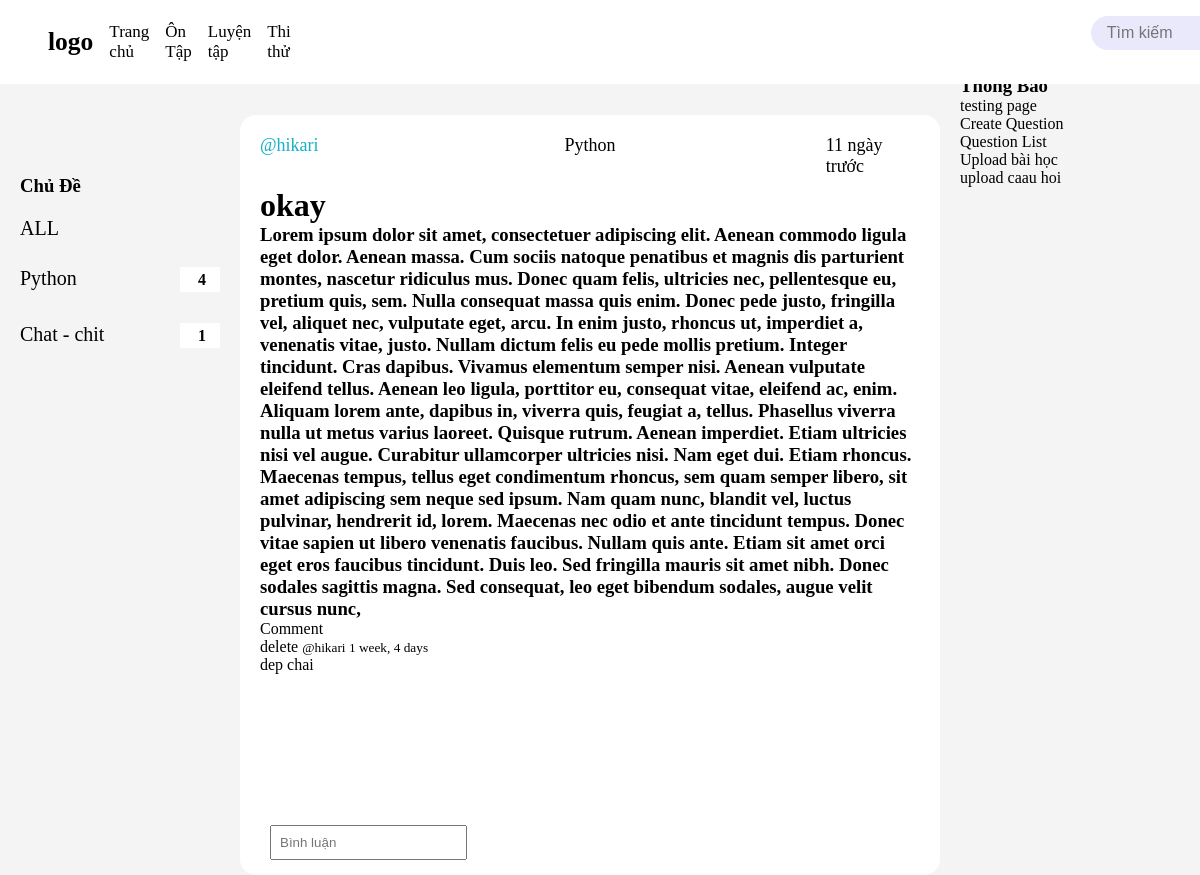
Before: /room/11/ (signed in) with the older database file.
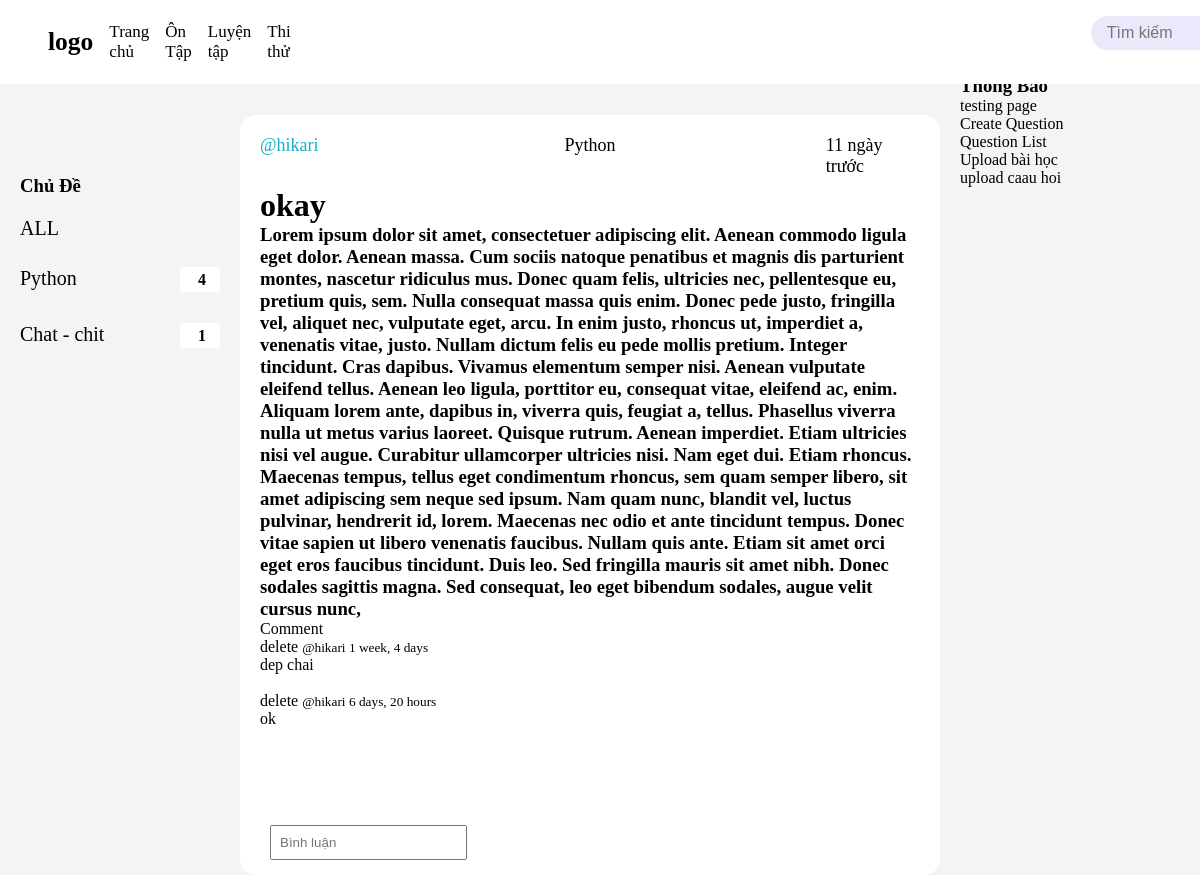
After: the same page with the newer database file.
### base/models.py (models this page shows, shortened)
class Topic(models.Model):
    name = models.CharField(max_length=200)
    description = models.TextField(null = True, blank = True)
    def room_count(self):
        return self.room_set.count()

class Room(models.Model):
    host = models.ForeignKey(User, on_delete=models.SET_NULL, null = True)
    topic = models.ForeignKey(Topic, on_delete=models.SET_NULL, null = True)
    name= models.CharField(max_length=200)
    description = models.TextField(null = True, blank = True)
    updated = models.DateTimeField(auto_now=True)
    created = models.DateTimeField(auto_now_add=True)
    class Meta:
        ordering = ["-updated", "-created"]

class Message(models.Model):
    user = models.ForeignKey(User, on_delete=models.CASCADE)
    room = models.ForeignKey(Room, on_delete=models.CASCADE)
    body = models.TextField()
    updated = models.DateTimeField(auto_now=True)
    created = models.DateTimeField(auto_now_add=True)

### base/views.py (the view, shortened to what this page needs)
# urls.py: path('room/<str:pk>/', views.room, name="room"),
def room(request,pk):
    topics = Topic.objects.all()
    room = Room.objects.get(id=pk)
    room_comment = room.message_set.all()
    comment_count = room_comment.count()
    context = {'room': room,'room_comment':room_comment, 'topics':topics,
               'comment_count':comment_count,}
    return render(request, 'base/room.html', context)

### study/templatetags/custom_filter.py (called while the page is built)
@register.filter
def days_since(value):
    if not value:
        return ""
    now = timezone.now()
    delta = now - value
    days = delta.days
    if days == 0:
        return "Hôm nay"
    elif days == 1:
        return "1 ngày trước"
    else:
        return f"{days} ngày trước"

### base/templates/base/room.html (shortened to what this page needs)
{% extends 'main.html' %}
{% block content %}
{% load custom_filter %}
{% load static %}
{% if request.session.theme == 'dark' %}
<link rel="stylesheet" href="{% static 'styles/dark.css' %}">
{% else %}
<link rel="stylesheet" href="{% static 'styles/light.css' %}">
{% endif %}
<div class="room-wraper">
    <div>
        {% include 'base/topic_bar.html' %}
    </div>
    <div class="inside_post">
        <div class="top_section">
        <a href="{%url 'profile' room.host.id %}">@{{room.host.username}} </a>
        <p>{{room.topic.name}}</p>
        <p>{{ room.created|days_since }}</p>
        </div>
        <div class="middle_section_i">
            <h1>{{room.name}}</h1>
            <h3>{{room.description}}</h3>
        </div>
        <div class="comment-section">
            <p>Comment</p>
            {%for comment in room_comment%}
            {%if request.user == comment.user%}
            <a href="{%url 'delete-message' comment.id%}">delete</a>
            {%endif%}
            <small><a href="{%url 'profile' comment.user.id%}">@{{comment.user}}</a> {{comment.created|timesince}}</small>
            <p>{{comment.body}}</p>
            <br>
            {%endfor%}
        </div>
        {%if request.user.is_authenticated %}
        <div class ='comment-form'>
            <form action="" method='POST'>
                <input type="text" name="body" placeholder="Bình luận" >
            </form>
        </div>
    </div>
    <div>
        {% include 'base/notification_bar.html'%}
    </div>
</div>
{%endif%}
{% endblock %}

### templates/main.html (shortened to what this page needs)
<!DOCTYPE html>
{% load static %}
{% if request.session.theme == 'dark' %}
<link rel="stylesheet" href="{% static 'styles/dark.css' %}">
{% else %}
<link rel="stylesheet" href="{% static 'styles/light.css' %}">
{% endif %}
<html lang="en">
    <head>
    </head>
    <body>
        {% include 'navbar.html' %}
        {% block content %}
        {% endblock %}
    </body>
</html>

### templates/navbar.html (shortened to what this page needs)
<!DOCTYPE html>
<html lang="en">
<head>
    {% load static %}
    {% if request.session.theme == 'dark' %}
    <link rel="stylesheet" href="{% static 'styles/dark.css' %}">
    {% else %}
    <link rel="stylesheet" href="{% static 'styles/light.css' %}">
    {% endif %}
</head>
<body>
    <nav class="navbar">
        <div class="nav-left">
            <a href="{%url 'home'%}"><h2>logo</h2></a>
            <a href="#">Trang chủ</a>
            <a href="{%url 'on_tap_pv'%}">Ôn Tập</a>
            <a href="#">Luyện tập</a>
            <a href="{%url 'thi_thu'%}">Thi thử</a>
        </div>
        <div class="search-box">
            <form method="GET" action="{%url 'home' %}">
            <input type="text" placeholder="Tìm kiếm"  name="q">
            </form>
        </div>
    </nav>
</body>
</html>

### base/templates/base/topic_bar.html (shortened to what this page needs)
{%block content%}
{% load static %}
{% if request.session.theme == 'dark' %}
<link rel="stylesheet" href="{% static 'styles/dark.css' %}">
{% else %}
<link rel="stylesheet" href="{% static 'styles/light.css' %}">
{% endif %}
<div class="topic_wraper">
    <h3>Chủ Đề</h3>
    <div class="topic_all">
        <a href="{%url 'home'%}">ALL</a>
    </div>
    <div class="topic_display">
        {%for topic in topics%}
            <div class="topic_name">
                <a href="{%url 'home'%}?q={{topic.name}}">{{topic.name}}</a>
                <div class="topic_rc">
                    <p>{{topic.room_count}}</p>
                </div>
            </div>
            <br>
        {%endfor%}
    </div>
</div>
{%endblock%}

### base/templates/base/notification_bar.html (shortened to what this page needs)
{%block content%}
<div>
    <h3>Thông Báo</h3>
    <div>
        <p>testing page</p>
        <a href="{%url 'create-question'%}">Create Question</a>
        <br>
        <a href="{%url 'question_list'%}">Question List</a>
        <br>
        <a href="{%url 'upload_bai_hoc'%}">Upload bài học</a>
        <br>
        <a href="{%url 'upload_questions'%}">upload caau hoi</a>
    </div>
</div>
{% endblock %}

### static/styles/light.css (style rules this page uses)
body { background-color: #f4f4f4; padding-top: 75px; }
* { margin: 0; padding: 0; box-sizing: border-box; }
a { text-decoration: none; color: black; }
.room-wraper { display: grid; height: 100vh; grid-template-columns: 1fr 3fr 1fr; }
.topic_wraper { display: block; padding: 20px; padding-top: 100px; }
.topic_display { padding-top: 12px; }
.topic_name { display: grid; grid-template-columns: 4fr 1fr; margin-top: 15px; }
.topic_name a { outline: none; color: black; text-decoration: none; font-family:'Sansation'; font-size: 20px; }
.topic_rc { display: flex; background-color: #ffff; height: 110%; align-items: center; }
.topic_rc p { padding-left: 45%; font-family:'Sansation'; font-weight: bold; }
.topic_all { color: black; text-decoration: none; font-family:'Sansation'; font-size: 20px; margin-top: 20px; }
.navbar { position: fixed; top: 0; left: 0; right: 0; z-index: 1000; display: flex; justify-content: space-between; align-items: center; padding: 1rem 2rem; background-color: #ffffff; color: rgb(0, 0, 0); }
.nav-left { display: flex; align-items: center; }
.nav-left a { color: white; text-decoration: none; margin-left: 5px; font-size: 17px; }
.search-box { position: right; display: flex; align-items: right; margin-left: 50rem; }
.search-box input[type="text"] { padding: 8px; font-size: 1rem; border: none; border-radius: 20px; outline: none; background-color: #E9E9FB; color: rgb(0, 0, 0); padding-left: 16px; }
.navbar { display: flex; padding: 1rem 2rem; align-items: center; }
.nav-left a { color: inherit; margin-left: 1rem; text-decoration: none; }
.top_section { display: grid; grid-template-columns: 5fr 1fr; padding-bottom: 10px; padding-top: 10px; }
.top_section a { color: #14B0C5; }
.top_section p { justify-self: center; }
.inside_post { min-height: 100vh - 75px; display: grid; grid-template-rows: 0.6fr auto 3fr; margin-top:40px; margin-right: 20px; padding-left: 20px; padding-right: 20px; border-radius: 16px; background-color: #ffffff; }
.inside_post .top_section { display: grid; grid-template-columns: 1fr 5fr 1fr ; padding-top: 20px; font-size: 18px; }
.comment-form { display: flex; position:fixed; bottom: 0; z-index: 999; width: 5fr; padding: 10px; }
.comment-form input[type="text"] { width: calc(); padding: 8px; margin: 5px 0; }

Changed rows visible on the page:
added Message: shows "delete", user "hikari", created "6 days, 20 hours", body "ok"
